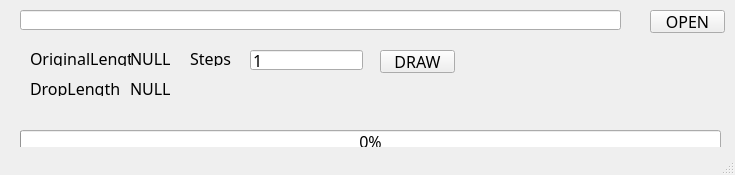
<?xml version="1.0" encoding="UTF-8"?>
<ui version="4.0">
 <class>MainWindow</class>
 <widget class="QMainWindow" name="MainWindow">
  <property name="geometry">
   <rect>
    <x>0</x>
    <y>0</y>
    <width>735</width>
    <height>175</height>
   </rect>
  </property>
  <property name="font">
   <font>
    <family>Adobe Devanagari</family>
    <pointsize>12</pointsize>
   </font>
  </property>
  <property name="windowTitle">
   <string>STMImageConverter</string>
  </property>
  <widget class="QWidget" name="centralwidget">
   <widget class="QLineEdit" name="lineEdit_address">
    <property name="geometry">
     <rect>
      <x>20</x>
      <y>10</y>
      <width>601</width>
      <height>20</height>
     </rect>
    </property>
    <property name="readOnly">
     <bool>true</bool>
    </property>
   </widget>
   <widget class="QPushButton" name="pushButton_open">
    <property name="geometry">
     <rect>
      <x>650</x>
      <y>10</y>
      <width>75</width>
      <height>23</height>
     </rect>
    </property>
    <property name="text">
     <string>OPEN</string>
    </property>
   </widget>
   <widget class="QLabel" name="label">
    <property name="geometry">
     <rect>
      <x>30</x>
      <y>50</y>
      <width>101</width>
      <height>16</height>
     </rect>
    </property>
    <property name="text">
     <string>OriginalLength:</string>
    </property>
   </widget>
   <widget class="QLabel" name="label_originallength">
    <property name="geometry">
     <rect>
      <x>130</x>
      <y>50</y>
      <width>101</width>
      <height>16</height>
     </rect>
    </property>
    <property name="text">
     <string>NULL</string>
    </property>
   </widget>
   <widget class="QLabel" name="label_1">
    <property name="geometry">
     <rect>
      <x>30</x>
      <y>80</y>
      <width>101</width>
      <height>16</height>
     </rect>
    </property>
    <property name="text">
     <string>DropLength</string>
    </property>
   </widget>
   <widget class="QLabel" name="label_droplength">
    <property name="geometry">
     <rect>
      <x>130</x>
      <y>80</y>
      <width>101</width>
      <height>16</height>
     </rect>
    </property>
    <property name="text">
     <string>NULL</string>
    </property>
   </widget>
   <widget class="QLineEdit" name="lineEdit_times">
    <property name="geometry">
     <rect>
      <x>250</x>
      <y>50</y>
      <width>113</width>
      <height>20</height>
     </rect>
    </property>
    <property name="text">
     <string>1</string>
    </property>
   </widget>
   <widget class="QProgressBar" name="progressBar">
    <property name="geometry">
     <rect>
      <x>20</x>
      <y>130</y>
      <width>701</width>
      <height>23</height>
     </rect>
    </property>
    <property name="value">
     <number>0</number>
    </property>
   </widget>
   <widget class="QLabel" name="label_2">
    <property name="geometry">
     <rect>
      <x>190</x>
      <y>50</y>
      <width>41</width>
      <height>16</height>
     </rect>
    </property>
    <property name="text">
     <string>Steps:</string>
    </property>
   </widget>
   <widget class="QPushButton" name="pushButton_draw">
    <property name="geometry">
     <rect>
      <x>380</x>
      <y>50</y>
      <width>75</width>
      <height>23</height>
     </rect>
    </property>
    <property name="text">
     <string>DRAW</string>
    </property>
   </widget>
  </widget>
  <widget class="QStatusBar" name="statusbar"/>
 </widget>
 <resources/>
 <connections/>
</ui>
